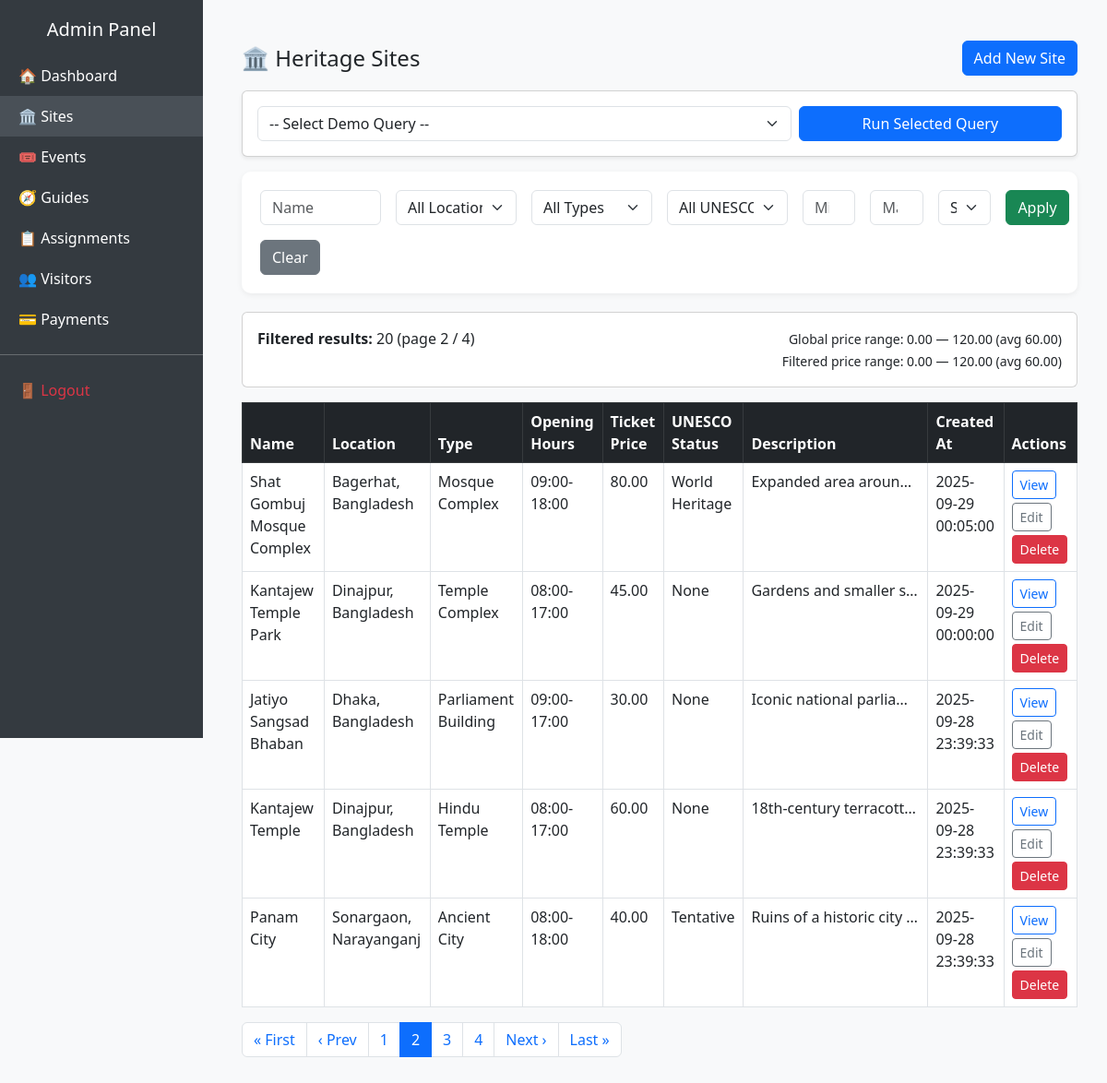
/admin/manage_sites.php?&page=2 (signed in), run on the app's committed database.
### tables this page shows
CREATE TABLE IF NOT EXISTS HeritageSites (
  site_id INT AUTO_INCREMENT PRIMARY KEY,
  name VARCHAR(150) NOT NULL,
  location VARCHAR(200),
  type VARCHAR(100),
  opening_hours VARCHAR(100),
  ticket_price DECIMAL(10,2) DEFAULT 0,
  unesco_status ENUM('None','Tentative','World Heritage') DEFAULT 'None',
  description TEXT,
  created_at TIMESTAMP DEFAULT CURRENT_TIMESTAMP
);

### admin/manage_sites.php (the view, shortened to what this page needs)
<?php
require_once 'headerFooter.php';
require_once __DIR__ . '/../includes/db_connect.php';
function h($s){ return htmlspecialchars((string)$s, ENT_QUOTES | ENT_HTML5); }
$filter_name = trim($_GET['filter_name'] ?? '');
$filter_price_min = (isset($_GET['filter_price_min']) && $_GET['filter_price_min'] !== '') ? (float)$_GET['filter_price_min'] : null;
$filter_price_max = (isset($_GET['filter_price_max']) && $_GET['filter_price_max'] !== '') ? (float)$_GET['filter_price_max'] : null;
$page = max(1, (int)($_GET['page'] ?? 1));
$perPage = 5;
$globalStats = $pdo->query("SELECT COUNT(*) AS total, MIN(ticket_price) AS min_price, MAX(ticket_price) AS max_price, AVG(ticket_price) AS avg_price FROM HeritageSites")->fetch(PDO::FETCH_ASSOC);
$globalMin = $globalStats['min_price'] !== null ? (float)$globalStats['min_price'] : 0.00;
$globalMax = $globalStats['max_price'] !== null ? (float)$globalStats['max_price'] : 0.00;
$globalAvg = $globalStats['avg_price'] !== null ? (float)$globalStats['avg_price'] : 0.00;
$where = ' WHERE 1=1';
$params = [];
$order_by = 'created_at DESC';
$totalStmt = $pdo->prepare("SELECT COUNT(*) FROM HeritageSites $where");
$totalStmt->execute($params);
$totalRows = (int)$totalStmt->fetchColumn();
$totalPages = max(1, (int)ceil($totalRows / $perPage));
$offset = ($page - 1) * $perPage;
$query = "SELECT * FROM HeritageSites $where ORDER BY $order_by LIMIT :offset, :perPage";
$stmt = $pdo->prepare($query);
$stmt->bindValue(':offset', (int)$offset, PDO::PARAM_INT);
$stmt->bindValue(':perPage', (int)$perPage, PDO::PARAM_INT);
$stmt->execute();
$sites = $stmt->fetchAll(PDO::FETCH_ASSOC);
$filteredStatsStmt = $pdo->prepare("SELECT COUNT(*) AS total, MIN(ticket_price) AS min_price, MAX(ticket_price) AS max_price, AVG(ticket_price) AS avg_price FROM HeritageSites $where");
$filteredStatsStmt->execute($params);
$filteredStats = $filteredStatsStmt->fetch(PDO::FETCH_ASSOC);
?>
<!doctype html>
<html lang="en">
<head>
<link href="https://cdn.jsdelivr.net/npm/bootstrap@5.3.0/dist/css/bootstrap.min.css" rel="stylesheet">
</head>
<body>
<div class="container py-4">
    <div class="d-flex justify-content-between align-items-center mb-3">
        <h4 class="m-0">🏛️ Heritage Sites</h4>
        <div>
            <a class="btn btn-primary" href="site_edit.php">Add New Site</a>
        </div>
    </div>
    <div class="card mb-3 p-3 shadow-sm">
      <form method="post" class="row g-2 align-items-center">
        <div class="col-md-8">
          <select name="query_key" class="form-select" required>
            <option value="">-- Select Demo Query --</option>
          </select>
        </div>
        <div class="col-md-4">
          <button class="btn btn-primary w-100">Run Selected Query</button>
        </div>
      </form>
    </div>
    <div class="filter-card">
        <form class="row g-3" method="get" novalidate>
            <div class="col-md-2"><input type="text" name="filter_name" class="form-control" placeholder="Name" value="<?= h($filter_name) ?>"></div>
            <div class="col-md-2">
                <select name="filter_location" class="form-select">
                    <option value="">All Locations</option>
                </select>
            </div>
            <div class="col-md-2">
                <select name="filter_type" class="form-select">
                    <option value="">All Types</option>
                </select>
            </div>
            <div class="col-md-2">
                <select name="filter_unesco" class="form-select">
                    <option value="">All UNESCO</option>
                </select>
            </div>
            <div class="col-md-1"><input type="number" step="1" min="<?= h((string)$globalMin) ?>" max="<?= h((string)$globalMax) ?>" name="filter_price_min" class="form-control" placeholder="Min" value="<?= h($filter_price_min ?? '') ?>"></div>
            <div class="col-md-1"><input type="number" step="1" min="<?= h((string)$globalMin) ?>" max="<?= h((string)$globalMax) ?>" name="filter_price_max" class="form-control" placeholder="Max" value="<?= h($filter_price_max ?? '') ?>"></div>
            <div class="col-md-1">
                <select name="sort_price" class="form-select">
                    <option value="">Sort Price</option>
                </select>
            </div>
            <div class="col-md-1 d-grid"><button class="btn btn-success">Apply</button></div>
            <div class="col-md-1 d-grid"><a class="btn btn-secondary" href="manage_sites.php">Clear</a></div>
        </form>
    </div>
    <div class="mb-3">
        <div class="card p-3">
            <div class="row">
                <div class="col-md-6"><strong>Filtered results:</strong> <?= (int)($filteredStats['total'] ?? 0) ?> (page <?= $page ?> / <?= $totalPages ?>)</div>
                <div class="col-md-6 text-md-end">
                    <small>Global price range: <?= number_format((float)$globalMin, 2) ?> — <?= number_format((float)$globalMax, 2) ?> (avg <?= number_format((float)$globalAvg, 2) ?>)</small><br>
                    <small>Filtered price range: <?= $filteredStats['min_price'] !== null ? number_format((float)$filteredStats['min_price'], 2) : '-' ?> — <?= $filteredStats['max_price'] !== null ? number_format((float)$filteredStats['max_price'], 2) : '-' ?> (avg <?= $filteredStats['avg_price'] !== null ? number_format((float)$filteredStats['avg_price'], 2) : '-' ?>)</small>
                </div>
            </div>
        </div>
    </div>
    <?php if (empty($sites)): ?>
        <div class="alert alert-info">No heritage sites found with these filters.</div>
    <?php else: ?>
        <table class="table table-hover table-bordered bg-white">
            <thead class="table-dark">
                <tr>
                    <th>Name</th>
                    <th>Location</th>
                    <th>Type</th>
                    <th>Opening Hours</th>
                    <th>Ticket Price</th>
                    <th>UNESCO Status</th>
                    <th>Description</th>
                    <th>Created At</th>
                    <th>Actions</th>
                </tr>
            </thead>
            <tbody>
            <?php foreach ($sites as $s): ?>
                <tr>
                    <td><?= h($s['name']) ?></td>
                    <td><?= h($s['location']) ?></td>
                    <td><?= h($s['type']) ?></td>
                    <td><?= h($s['opening_hours']) ?></td>
                    <td><?= number_format((float)($s['ticket_price'] ?? 0), 2) ?></td>
                    <td><?= h($s['unesco_status']) ?></td>
                    <td class="truncate" title="<?= h($s['description']) ?>"><?= h($s['description']) ?></td>
                    <td><?= h($s['created_at']) ?></td>
                    <td>
                        <a href="../site_view.php?id=<?= (int)$s['site_id'] ?>" class="btn btn-sm btn-outline-primary mb-1">View</a>
                        <a class="btn btn-sm btn-outline-secondary mb-1" href="site_edit.php?id=<?= (int)$s['site_id'] ?>">Edit</a>
                        <form method="post" class="d-inline" onsubmit="return confirm('Delete site?');">
                            <button type="submit" class="btn btn-sm btn-danger">Delete</button>
                        </form>
                    </td>
                </tr>
            <?php endforeach; ?>
            </tbody>
        </table>
        <?php if ($totalPages > 1): ?>
            <nav aria-label="pagination">
                <ul class="pagination">
                    <?php
                    $baseParams = $_GET;
                    unset($baseParams['page']);
                    $baseUrl = '?' . http_build_query($baseParams);
                    $start = max(1, $page - 5);
                    $end = min($totalPages, $page + 5);
                    if ($page > 1) {
                        echo '<li class="page-item"><a class="page-link" href="'.$baseUrl.'&page=1">« First</a></li>';
                        echo '<li class="page-item"><a class="page-link" href="'.$baseUrl.'&page='.($page-1).'">‹ Prev</a></li>';
                    }
                    for ($p = $start; $p <= $end; $p++) {
                        $active = $p === $page ? ' active' : '';
                        echo '<li class="page-item'.$active.'"><a class="page-link" href="'.$baseUrl.'&page='.$p.'">'.$p.'</a></li>';
                    }
                    if ($page < $totalPages) {
                        echo '<li class="page-item"><a class="page-link" href="'.$baseUrl.'&page='.($page+1).'">Next ›</a></li>';
                        echo '<li class="page-item"><a class="page-link" href="'.$baseUrl.'&page='.$totalPages.'">Last »</a></li>';
                    }
                    ?>
                </ul>
            </nav>
        <?php endif; ?>
    <?php endif; ?>
</div>
</body>
</html>

### admin/headerFooter.php (style rules this page uses)
body { background-color: #f8f9fa; }

### admin/manage_sites.php (style rules this page uses)
body { background-color: #f8f9fa; }
.filter-card { background: #fff; padding: 20px; border-radius: 10px; box-shadow: 0 2px 6px rgba(0,0,0,0.06); margin-bottom: 20px; }
.truncate { max-width: 200px; white-space: nowrap; overflow: hidden; text-overflow: ellipsis; }

### data on the page
heritagesites: name "Shat Gombuj Mosque Complex", location "Bagerhat, Bangladesh", type "Mosque Complex", opening_hours "09:00-18:00", ticket_price "80.00", unesco_status "World Heritage", description "Expanded area aroun…", created_at "2025-09-29 00:05:00"
heritagesites: name "Kantajew Temple Park", location "Dinajpur, Bangladesh", type "Temple Complex", opening_hours "08:00-17:00", ticket_price "45.00", unesco_status "None", description "Gardens and smaller s…", created_at "2025-09-29 00:00:00"
heritagesites: name "Jatiyo Sangsad Bhaban", location "Dhaka, Bangladesh", type "Parliament Building", opening_hours "09:00-17:00", ticket_price "30.00", unesco_status "None", description "Iconic national parlia…", created_at "2025-09-28 23:39:33"
heritagesites: name "Kantajew Temple", location "Dinajpur, Bangladesh", type "Hindu Temple", opening_hours "08:00-17:00", ticket_price "60.00", unesco_status "None", description "18th-century terracott…", created_at "2025-09-28 23:39:33"
heritagesites: name "Panam City", location "Sonargaon, Narayanganj", type "Ancient City", opening_hours "08:00-18:00", ticket_price "40.00", unesco_status "Tentative", description "Ruins of a historic city…", created_at "2025-09-28 23:39:33"

### other printed values
$filteredStats['total'] "20"
$page "2"
$totalPages "4"
$globalMin "0.00"
$globalMax "120.00"
$globalAvg "60.00"
$filteredStats['min_price'] "0.00"
$filteredStats['max_price'] "120.00"
$filteredStats['avg_price'] "60.00"
